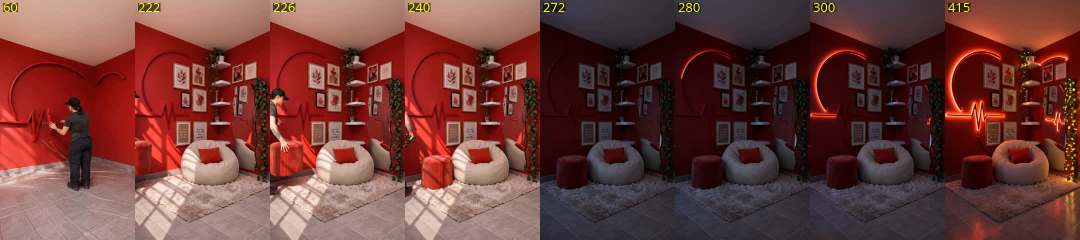
#> input picture projects/reel-1642152090968617/03_phan-tich/frame-chinh.jpg, 2160 x 480 px, given in place of g_0005.png, which was not available (shown at 1/2 size)
$ python refine_person.py ../../projects/reel-1642152090968617/03_phan-tich/frame-chinh.jpg 5 5
#> lines starting #> are read from the running program, lines starting #| are printed output that depends on the picture
"""Inside decor masks, keep skin protection only where the model saw skin:
g = g * (1 - b * (1 - s)). Needed when a hand touches an object whose colour
matches skin (a sunlit red pouf).

    python refine_person.py MASK_DIR FIRST LAST
"""
import sys
from pathlib import Path

import cv2
import numpy as np

d, lo, hi = Path(sys.argv[1]), int(sys.argv[2]), int(sys.argv[3])
for i in range(lo, hi + 1):
    g = cv2.imread(str(d / f"g_{i:04d}.png"), 0).astype(np.float32) / 255
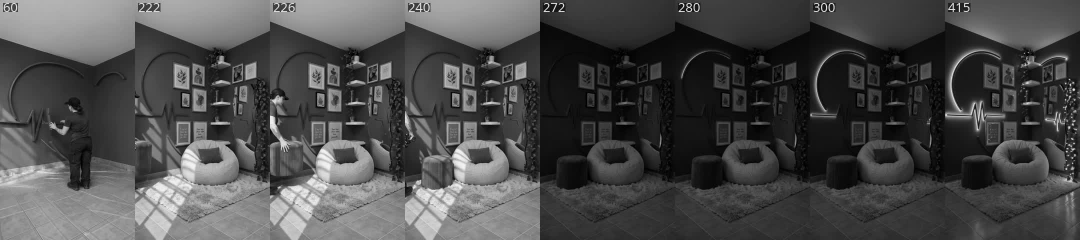
#> g: shape (480, 2160) float32 (shown at 1/2 size); min 0, max 1, mean 0.295
    b = cv2.imread(str(d / f"b_{i:04d}.png"), 0).astype(np.float32) / 255
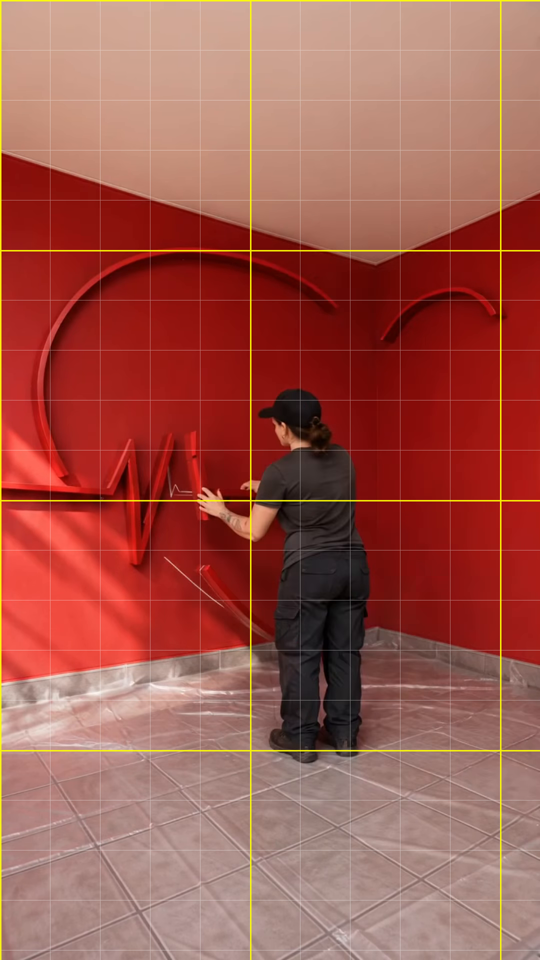
#> input picture projects/reel-1642152090968617/03_phan-tich/f060_luoi.png, 540 x 960 px, given in place of b_0005.png, which was not available
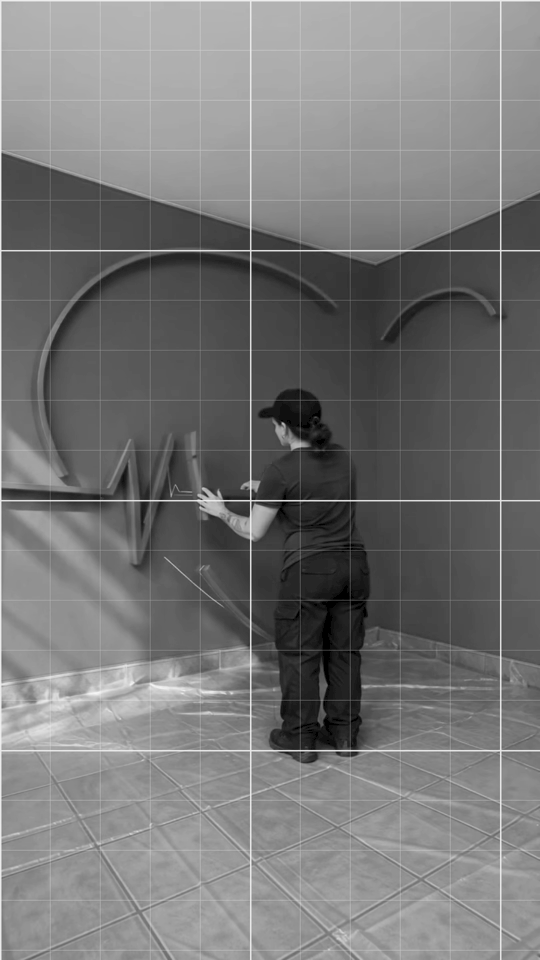
#> b: shape (960, 540) float32; min 0, max 0.965, mean 0.464
    s = cv2.imread(str(d / f"s_{i:04d}.png"), 0).astype(np.float32) / 255
#> (the run stopped early here; a loop or call above may not have finished)
